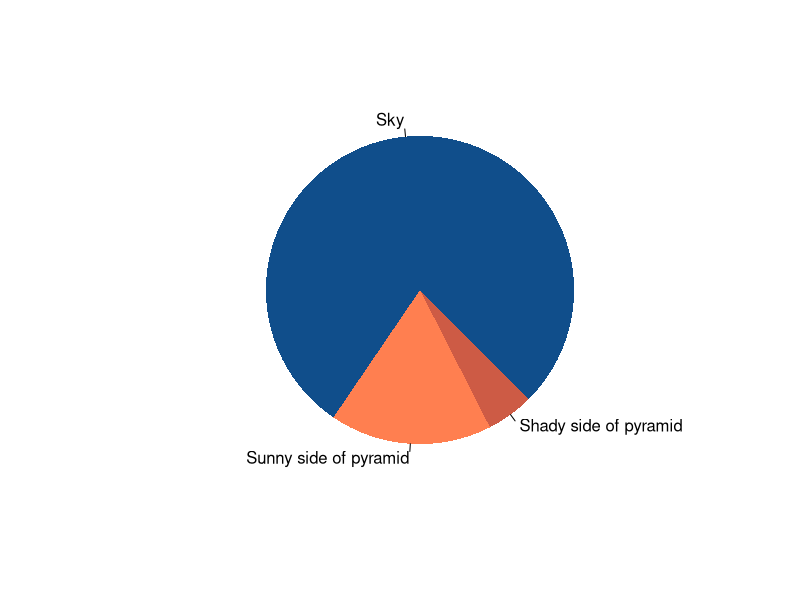
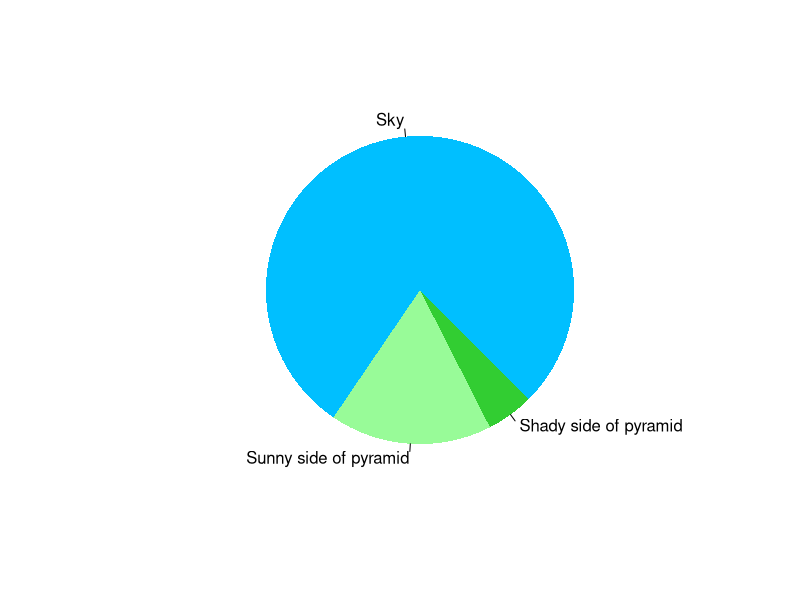

These figures' R source, in order:
## ---- chunk 1
pie(
  c(Sky = 78, "Sunny side of pyramid" = 17, "Shady side of pyramid" = 5), 
  init.angle = 315, 
  col = c("dodgerblue4", "coral", "coral3"), 
  border = FALSE
)
## ---- chunk 2
pie(
  c(Sky = 78, "Sunny side of pyramid" = 17, "Shady side of pyramid" = 5), 
  init.angle = 315, 
  col = c("deepskyblue", "palegreen", "limegreen"), 
  border = FALSE
)
